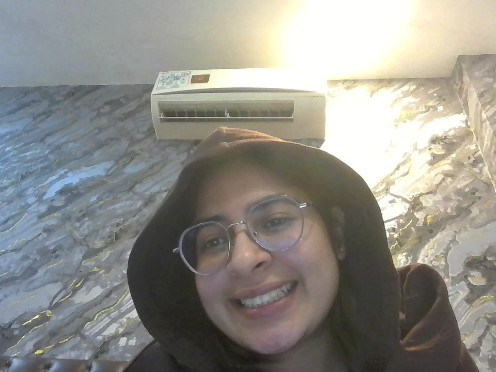
#> input picture backend/temp/input_05c36fec28cc41079a61551a5293f4e1.jpg, 496 x 372 px
$ python -i aura.py   (imports and definitions only)
#> lines starting #> are read from the running program, lines starting #| are printed output that depends on the picture; after the words box and inside, x2 and y2 are one past the last pixel; in counts of white or black regions, pixels touching at a corner belong together
import os
from PIL import Image, ImageFilter, ImageDraw, ImageOps, ImageEnhance
import numpy as np
import cv2
import colorsys
import math

# 🔮 ENHANCED AURA COLOR MEANINGS
AURA_DICT = {
    "red": "Energetic, confident, passionate, strong-willed, action-oriented",
    "orange": "Creative, adventurous, enthusiastic, social, positive",
    "yellow": "Optimistic, intellectual, joyful, charismatic, playful",
    "green": "Loving, compassionate, nurturing, ambitious, healing",
    "pink": "Kind, romantic, generous, gentle, affectionate",
    "blue": "Calm, intuitive, spiritual, insightful, communicative",
    "purple": "Intuitive, mystical, inspired, visionary, empathic",
    "indigo": "Sensitive, spiritually attuned, psychic, deep",
    "violet": "Visionary, idealistic, spiritually connected",
    "white": "Pure, wise, enlightened, spiritually connected",
    "gold": "Enlightened, inspired, protected, abundant",
    "rainbow": "Dynamic, multi-talented, in transition, high creative flow"
}

def _rgb_to_hex(rgb):
    return "#{:02x}{:02x}{:02x}".format(*tuple(int(x) for x in rgb))

def map_rgb_to_aura(hex_rgb):
    """
    Enhanced color mapping based on real aura photography principles.
    """
    h_rgb = hex_rgb.lstrip('#')
    r, g, b = tuple(int(h_rgb[i:i+2], 16) for i in (0, 2, 4))
    h, s, v = colorsys.rgb_to_hsv(r/255., g/255., b/255.)
    hue_deg = h * 360

    # Enhanced aura color mapping
    if v < 0.15:
        name = "black"
    elif s < 0.2 and v > 0.8:
        name = "white"
    elif s < 0.3:
        name = "white" if v > 0.7 else "gray"
    elif 0 <= hue_deg < 15 or hue_deg >= 345:
        name = "red"
    elif 15 <= hue_deg < 40:
        name = "orange"
    elif 40 <= hue_deg < 70:
        name = "yellow"
    elif 70 <= hue_deg < 160:
        name = "green"
    elif 160 <= hue_deg < 200:
        name = "blue"
    elif 200 <= hue_deg < 250:
        name = "purple"
    elif 250 <= hue_deg < 290:
        name = "violet"
    elif 290 <= hue_deg < 330:
        name = "pink"
    elif 330 <= hue_deg < 345:
        name = "indigo"
    else:
        name = "rainbow"

    # Special cases for gold/white auras
    if 40 <= hue_deg < 70 and s > 0.6 and v > 0.8:
        name = "gold"

    meaning = AURA_DICT.get(name, "Balanced and harmonious energy")
    return name, meaning

def analyze_colors(image_path, k=3):
    """
    Return list of dominant colors as hex strings using kmeans.
    """
    im = Image.open(image_path).convert("RGB")
    im.thumbnail((300, 300))
    ar = np.array(im).reshape((-1, 3)).astype(np.float32)

    criteria = (cv2.TERM_CRITERIA_EPS + cv2.TERM_CRITERIA_MAX_ITER, 20, 0.2)
    _, labels, centers = cv2.kmeans(ar, k, None, criteria, 10, cv2.KMEANS_RANDOM_CENTERS)

    # Get color frequencies
    unique, counts = np.unique(labels, return_counts=True)
    color_weights = dict(zip(unique, counts))

    centers = centers.astype(int)
    hexes = [_rgb_to_hex(c) for c in centers]

    # Sort by frequency (most dominant first)
    hexes_with_weights = [(hexes[i], color_weights.get(i, 0)) for i in range(len(hexes))]
    hexes_with_weights.sort(key=lambda x: x[1], reverse=True)

    return [h[0] for h in hexes_with_weights]

def _detect_subject_bbox_cv(image_path):
    """
    Enhanced subject detection with better contour handling.
    """
    img = cv2.imread(image_path)
    if img is None:
        h, w = 400, 400  # Default dimensions
        return w//4, h//4, w//2, h//2

    h, w = img.shape[:2]
    gray = cv2.cvtColor(img, cv2.COLOR_BGR2GRAY)

    # Multiple blur levels for better edge detection
    blur1 = cv2.GaussianBlur(gray, (7, 7), 0)
    blur2 = cv2.GaussianBlur(gray, (15, 15), 0)

    edges1 = cv2.Canny(blur1, 30, 100)
    edges2 = cv2.Canny(blur2, 10, 50)
    edges = cv2.bitwise_or(edges1, edges2)

    # Morphological operations to close gaps
    kernel = np.ones((5, 5), np.uint8)
    edges = cv2.morphologyEx(edges, cv2.MORPH_CLOSE, kernel)

    contours, _ = cv2.findContours(edges, cv2.RETR_EXTERNAL, cv2.CHAIN_APPROX_SIMPLE)

    if not contours:
        # Fallback: center region
        return w//4, h//4, w//2, h//2

    # Combine significant contours
    significant_contours = [c for c in contours if cv2.contourArea(c) > (w * h * 0.01)]

    if not significant_contours:
        return w//4, h//4, w//2, h//2

    # Create combined mask
    mask = np.zeros_like(gray)
    cv2.drawContours(mask, significant_contours, -1, 255, -1)

    # Find bounding box of combined mask
    x, y, ww, hh = cv2.boundingRect(mask)

    # Add padding
    pad = int(0.15 * max(ww, hh))
    x = max(0, x - pad)
    y = max(0, y - pad)
    ww = min(w - x, ww + 2 * pad)
    hh = min(h - y, hh + 2 * pad)

    return x, y, ww, hh

def _create_aura_gradient(center_x, center_y, colors, size, max_radius):
    """
    Create a beautiful gradient aura effect.
    """
    aura_layer = Image.new("RGBA", size, (0, 0, 0, 0))

    for i, color in enumerate(colors):
        # Create gradient rings
        radius = int(max_radius * (0.3 + 0.7 * (i / max(1, len(colors)-1))))

        # Create gradient mask
        gradient = Image.new("L", (radius*2, radius*2), 0)
        draw = ImageDraw.Draw(gradient)

        # Draw gradient circles
        for r in range(radius, 0, -10):
            alpha = int(255 * (1 - (r / radius)) * 0.6)
            bbox = [radius - r, radius - r, radius + r, radius + r]
            draw.ellipse(bbox, fill=alpha)

        # Create color layer
        color_layer = Image.new("RGBA", size, color)

        # Apply gradient mask
        gradient = gradient.resize((radius*2, radius*2))
        mask_layer = Image.new("L", size, 0)
        mask_layer.paste(gradient, (center_x - radius, center_y - radius))

        # Composite with blur
        color_layer.putalpha(mask_layer)
        color_layer = color_layer.filter(ImageFilter.GaussianBlur(15 + i*5))

        aura_layer = Image.alpha_composite(aura_layer, color_layer)

    return aura_layer

def generate_aura_image(input_path, output_path, filter_name="none", caption=""):
    """
    Creates a professional Polaroid-style aura image.
    """
#> called with output_path = 'out.png', filter_name = 'none', caption = ''
    try:
        base = Image.open(input_path).convert("RGBA")
        w, h = base.size

        # Get dominant colors with enhanced analysis
        dom_colors = analyze_colors(input_path, k=4)
#> in analyze_colors, im is the input picture: PIL image 496x372 RGB; mean R, G, B 143.7, 142.3, 136.2
#> in analyze_colors, `_, labels, centers = cv2.kmeans(ar, k, None, criteria, 10, cv2.KMEANS_..`: centers = [[63.91, 61.1, 55.11], [118.7, 117.6, 116.7], [162.4, 163.3, 158.1], [246.9, 242.5, 226.3]]
#> in analyze_colors, `unique, counts = np.unique(labels, return_counts=True)`: unique = [0, 1, 2, 3]; counts = [14032, 21072, 20062, 12334]
#> in analyze_colors, `color_weights = dict(zip(unique, counts))`: color_weights = {0: 14032, 1: 21072, 2: 20062, 3: 12334}
#> in analyze_colors, `centers = centers.astype(int)`: centers = [[63, 61, 55], [118, 117, 116], [162, 163, 158], [246, 242, 226]]
#> in analyze_colors, `hexes = [_rgb_to_hex(c) for c in centers]`: hexes = ['#3f3d37', '#767574', '#a2a39e', '#f6f2e2']
#> in analyze_colors, `hexes_with_weights = [(hexes[i], color_weights.get(i, 0)) for i in ran..`: hexes_with_weights = [('#3f3d37', 14032), ('#767574', 21072), ('#a2a39e', 20062), ('#f6f2e2', 12334)]
#> dom_colors = ['#767574', '#a2a39e', '#3f3d37', '#f6f2e2']

        # Convert to aura colors with better pastel blending
        aura_colors = []
        for hex_color in dom_colors[:3]:  # Use top 3 colors
            r = int(hex_color[1:3], 16)
            g = int(hex_color[3:5], 16)
            b = int(hex_color[5:7], 16)

            # Enhanced pastel blending for softer auras
            blend_ratio = 0.7  # More pastel
            pr = int(r * blend_ratio + 255 * (1 - blend_ratio))
            pg = int(g * blend_ratio + 255 * (1 - blend_ratio))
            pb = int(b * blend_ratio + 255 * (1 - blend_ratio))

            # Adjust alpha for layered effect
            alpha = 120 - len(aura_colors) * 20
            aura_colors.append((pr, pg, pb, max(60, alpha)))
#> this loop made 3 passes
#> (hex_color, r, g, b, pr, pg, pb, alpha) on passes 1 to 3: ('#767574', 118, 117, 116, 159, 158, 157, 120), ('#a2a39e', 162, 163, 158, 189, 190, 187, 100), ('#3f3d37', 63, 61, 55, 120, 119, 115, 80)
#> after the loop, aura_colors = [(159, 158, 157, 120), (189, 190, 187, 100), (120, 119, 115, 80)]

        # Add some magical colors if needed
        magical_colors = [
            (255, 223, 186, 100),  # Soft gold
            (186, 225, 255, 90),   # Soft blue
            (255, 186, 253, 80)    # Soft pink
        ]

        while len(aura_colors) < 3:
            aura_colors.append(magical_colors[len(aura_colors)])
#> this loop made 0 passes

        # Detect subject
        x, y, ww, hh = _detect_subject_bbox_cv(input_path)
#> in _detect_subject_bbox_cv, `edges1 = cv2.Canny(blur1, 30, 100)`:
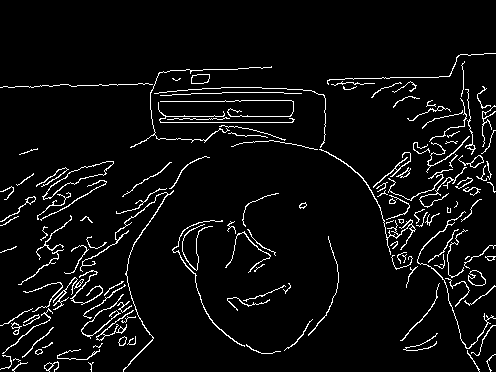
#> edges1: shape (372, 496); 5.2% white in thin lines or dots, all inside (x1, y1, x2, y2) = (0, 53, 496, 372)
#> in _detect_subject_bbox_cv, `contours, _ = cv2.findContours(edges, cv2.RETR_EXTERNAL, cv2.CHAIN_APP..`: contours = 18 contours, 5 with area under 20; largest, box (x1, y1, x2, y2) and area: (0, 61, 496, 372) 20020, (0, 156, 210, 372) 11271, (36, 161, 114, 221) 2044, (172, 213, 339, 355) 1354, (327, 53, 496, 108) 1140
#> in _detect_subject_bbox_cv, `significant_contours = [c for c in contours if cv2.contourArea(c) > (w..`: significant_contours = 3 contours; box (x1, y1, x2, y2) and area: (0, 61, 496, 372) 20020, (0, 156, 210, 372) 11271, (36, 161, 114, 221) 2044
#> in _detect_subject_bbox_cv, `x, y, ww, hh = cv2.boundingRect(mask)`: x = 0; y = 61; ww = 496; hh = 311
#> in _detect_subject_bbox_cv, `pad = int(0.15 * max(ww, hh))`: pad = 74
#> in _detect_subject_bbox_cv, `y = max(0, y - pad)`: y = 0
#> in _detect_subject_bbox_cv, `hh = min(h - y, hh + 2 * pad)`: hh = 372
#> x = 0; y = 0; ww = 496; hh = 372
        cx = x + ww // 2
#> cx = 248
        cy = y + hh // 2
#> cy = 186
        max_radius = int(max(ww, hh) * 2.5)
#> max_radius = 1240

        # Create aura effect
        aura_layer = _create_aura_gradient(cx, cy, aura_colors, base.size, max_radius)
#> the loop in _create_aura_gradient, `for i, color in enumerate(colors):` made 3 passes
#> (color, radius) on passes 1 to 3: ((159, 158, 157, 120), 372), ((189, 190, 187, 100), 805), ((120, 119, 115, 80), 1240)
#> pass 1, in _create_aura_gradient, `gradient = gradient.resize((radius*2, radius*2))`:
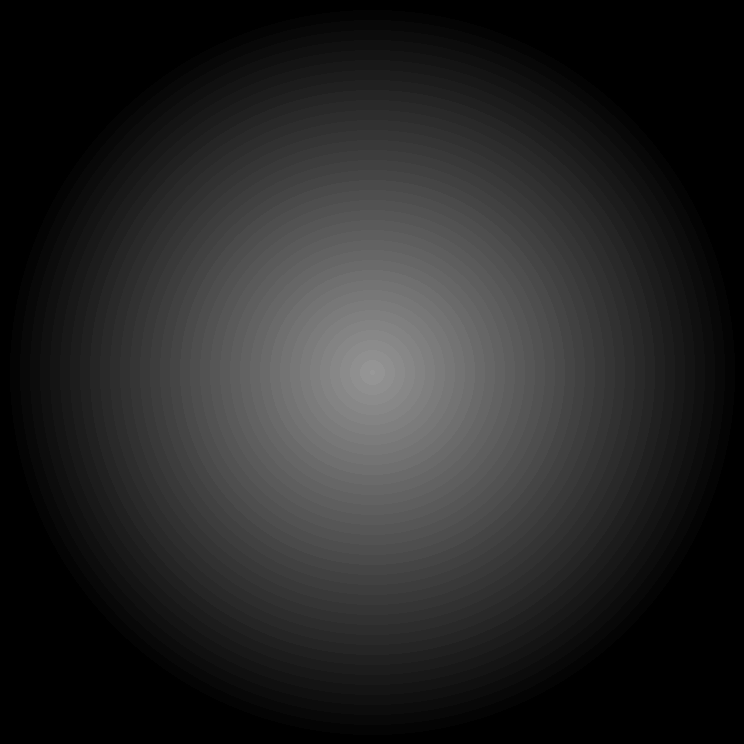
#> gradient: PIL image 744x744 L; min 0, max 152, mean 38.3
#> after the loop in _create_aura_gradient, `for i, color in enumerate(colors):`:
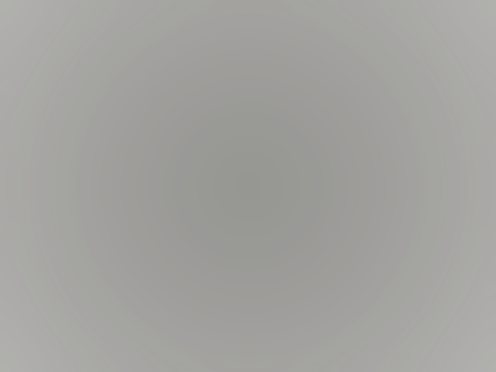
#> aura_layer: PIL image 496x372 RGBA; mean R, G, B, A 142.8, 142.2, 138.9, 209.2; transparent parts drawn white
#> after the loop in _create_aura_gradient, `for i, color in enumerate(colors):`:
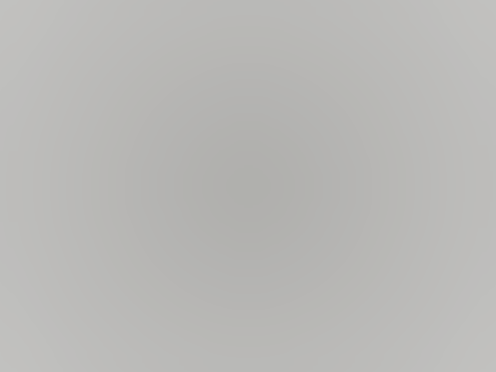
#> color_layer: PIL image 496x372 RGBA; mean R, G, B, A 120, 119, 115, 131.3; transparent parts drawn white
#> after the loop in _create_aura_gradient, `for i, color in enumerate(colors):`:
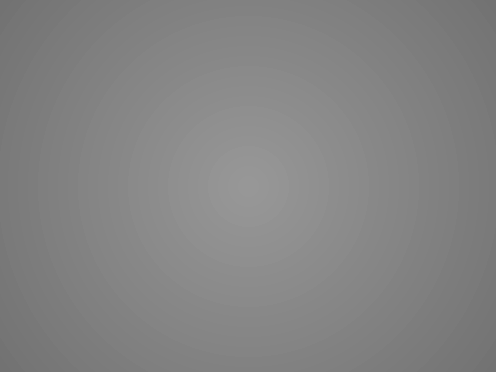
#> mask_layer: PIL image 496x372 L; min 114, max 151, mean 131.3

        # Add outer glow
        glow = Image.new("RGBA", base.size, (0, 0, 0, 0))
        draw = ImageDraw.Draw(glow)
        glow_radius = int(max_radius * 1.1)
#> glow_radius = 1364

        # Multi-layer glow
        for i in range(3):
            radius = glow_radius + i * 10
            alpha = 40 - i * 10
            bbox = [cx - radius, cy - radius, cx + radius, cy + radius]
            draw.ellipse(bbox, outline=(255, 255, 255, alpha), width=8)
#> this loop made 3 passes
#> (radius, bbox) on passes 1 to 3: (1364, [-1116, -1178, 1612, 1550]), (1374, [-1126, -1188, 1622, 1560]), (1384, [-1136, -1198, 1632, 1570])

        glow = glow.filter(ImageFilter.GaussianBlur(15))
        aura_layer = Image.alpha_composite(aura_layer, glow)

        # Create vintage background
        bg_gradient = Image.new("RGBA", base.size)
        bg_draw = ImageDraw.Draw(bg_gradient)

        # Soft gradient background
        for i in range(h):
            ratio = i / h
            r = int(252 - ratio * 20)
            g = int(245 - ratio * 15)
            b = int(236 - ratio * 10)
            bg_draw.line([(0, i), (w, i)], fill=(r, g, b, 255))

        # Composite background with aura
        blended = Image.alpha_composite(bg_gradient, aura_layer)
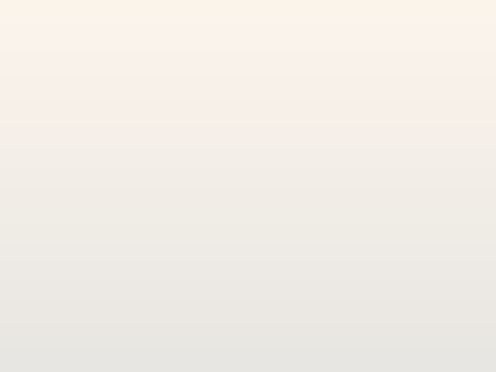
#> bg_gradient: PIL image 496x372 RGBA; mean R, G, B, A 241.5, 237, 230.5, 255

        # Create soft mask for subject
        mask = Image.new("L", base.size, 0)
        mask_draw = ImageDraw.Draw(mask)

        # Create softer mask with gradient edge
        mask_radius = min(ww, hh) // 2
#> mask_radius = 186
        for r in range(mask_radius, 0, -5):
            alpha = int(255 * (r / mask_radius))
            bbox = [cx - r, cy - r, cx + r, cy + r]
            mask_draw.ellipse(bbox, fill=alpha)
#> this loop made 38 passes
#> (alpha, bbox) on passes 1 to 8: (255, [62, 0, 434, 372]), (248, [67, 5, 429, 367]), (241, [72, 10, 424, 362]), (234, [77, 15, 419, 357]), (227, [82, 20, 414, 352]), (220, [87, 25, 409, 347]), (213, [92, 30, 404, 342]), (207, [97, 35, 399, 337])

        mask = mask.filter(ImageFilter.GaussianBlur(25))
#> mask: PIL image 496x372 L

        # Composite subject with aura
        subject_with_bg = Image.composite(base, blended, mask)
        final_image = Image.alpha_composite(blended, subject_with_bg)

        # Apply filters
        if filter_name == "vintage":
            # Add vintage tint
            vintage_overlay = Image.new("RGBA", final_image.size, (255, 240, 220, 30))
            final_image = Image.alpha_composite(final_image, vintage_overlay)
            enhancer = ImageEnhance.Contrast(final_image)
            final_image = enhancer.enhance(1.1)
        elif filter_name == "dreamy":
            # Soft dreamy effect
            final_image = final_image.filter(ImageFilter.GaussianBlur(0.8))
            dream_overlay = Image.new("RGBA", final_image.size, (220, 220, 255, 20))
            final_image = Image.alpha_composite(final_image, dream_overlay)
        elif filter_name == "golden":
            # Golden hour effect
            golden_overlay = Image.new("RGBA", final_image.size, (255, 230, 180, 40))
            final_image = Image.alpha_composite(final_image, golden_overlay)
            enhancer = ImageEnhance.Brightness(final_image)
            final_image = enhancer.enhance(1.15)

        # Create Polaroid frame
        polaroid_padding_x = 80
        polaroid_padding_y = 140
        polaroid_bg = Image.new("RGB",
                               (w + polaroid_padding_x * 2,
                                h + polaroid_padding_y * 2),
                               (255, 255, 255))
#> polaroid_bg: PIL image 656x652 RGB; every value is 255

        # Add subtle texture to Polaroid
        texture_overlay = Image.new("RGBA", polaroid_bg.size, (0, 0, 0, 0))
#> texture_overlay: PIL image 656x652 RGBA; every value is 0
        texture_draw = ImageDraw.Draw(texture_overlay)
        for i in range(0, polaroid_bg.size[0], 4):
            for j in range(0, polaroid_bg.size[1], 4):
                if (i + j) % 8 == 0:
                    texture_draw.point((i, j), fill=(0, 0, 0, 3))

        polaroid_bg = Image.alpha_composite(
            polaroid_bg.convert("RGBA"),
            texture_overlay
        ).convert("RGB")
#> polaroid_bg: PIL image 656x652 RGB; values 252 (black) and 255 (white), 96.9% white; black in thin lines or dots

        # Paste the final image onto Polaroid
        polaroid_bg.paste(
            final_image.convert("RGB"),
            (polaroid_padding_x, polaroid_padding_y)
        )

        # Add Polaroid shadow
        shadow = Image.new("RGBA", polaroid_bg.size, (0, 0, 0, 0))
        shadow_draw = ImageDraw.Draw(shadow)
        shadow_draw.rectangle(
            [10, 10, polaroid_bg.size[0]-10, polaroid_bg.size[1]-10],
            fill=(0, 0, 0, 30)
        )
        shadow = shadow.filter(ImageFilter.GaussianBlur(15))
        polaroid_with_shadow = Image.alpha_composite(
            polaroid_bg.convert("RGBA"),
            shadow
        )
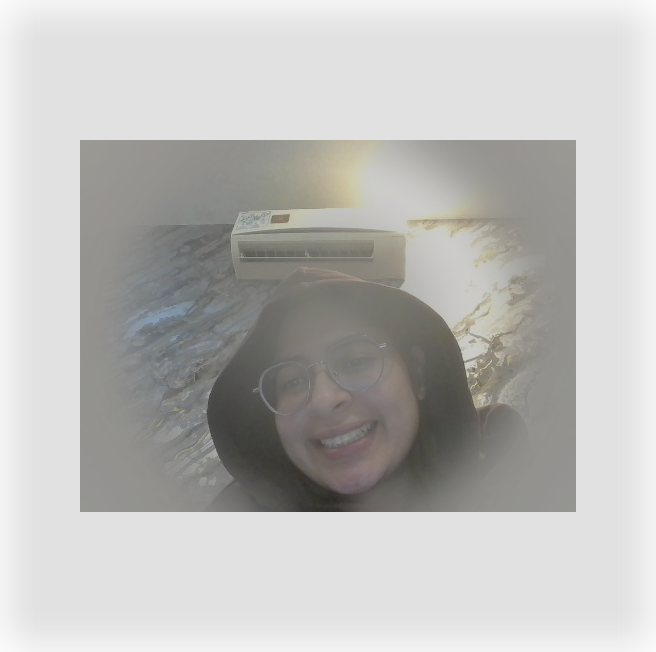
#> polaroid_with_shadow: PIL image 656x652 RGBA; mean R, G, B, A 188.8, 188.2, 186.1, 255

        # Add caption
        if caption:
            draw = ImageDraw.Draw(polaroid_with_shadow)
            try:
                from PIL import ImageFont
                # Try to use a nice font
                font = ImageFont.truetype("arial.ttf", 24)
            except:
                font = None

            text_x = polaroid_padding_x + 20
            text_y = polaroid_padding_y + h + 20
            draw.text((text_x, text_y), caption, fill=(80, 80, 80), font=font)

        # Save final image
        os.makedirs(os.path.dirname(output_path), exist_ok=True)
        polaroid_with_shadow.convert("RGB").save(output_path, quality=95)

        # Return color analysis
        color_analysis = []
        for color in dom_colors[:3]:
            aura_name, meaning = map_rgb_to_aura(color)
            color_analysis.append((aura_name, meaning))
#> this loop made 3 passes
#> (color, h_rgb in map_rgb_to_aura, r in map_rgb_to_aura, g in map_rgb_to_aura, b in map_rgb_to_aura, h in map_rgb_to_aura, s in map_rgb_to_aura, v in map_rgb_to_aura) on passes 1 to 2: ('#767574', '767574', 118, 117, 116, 0.0833, 0.0169, 0.463), ('#a2a39e', 'a2a39e', 162, 163, 158, 0.2, 0.0307, 0.639)
#> after the loop, color_analysis = [('gray', 'Balanced and harmonious energy'), ('gray', 'Balanced and harmonious energy'), ('gray', 'Balanced and harmonious energy')]

        return output_path, color_analysis

    except Exception as e:
        print(f"Error in generate_aura_image: {str(e)}")
        raise e

>>> result = generate_aura_image('temp/input_05c36fec28cc41079a61551a5293f4e1.jpg', 'out.png')
#> result = ('out.png', [('gray', 'Balanced and harmonious energy'), ('gray', 'Balanced and harmonious energy'), ('gray', 'Balanced and harmonious energy')])
